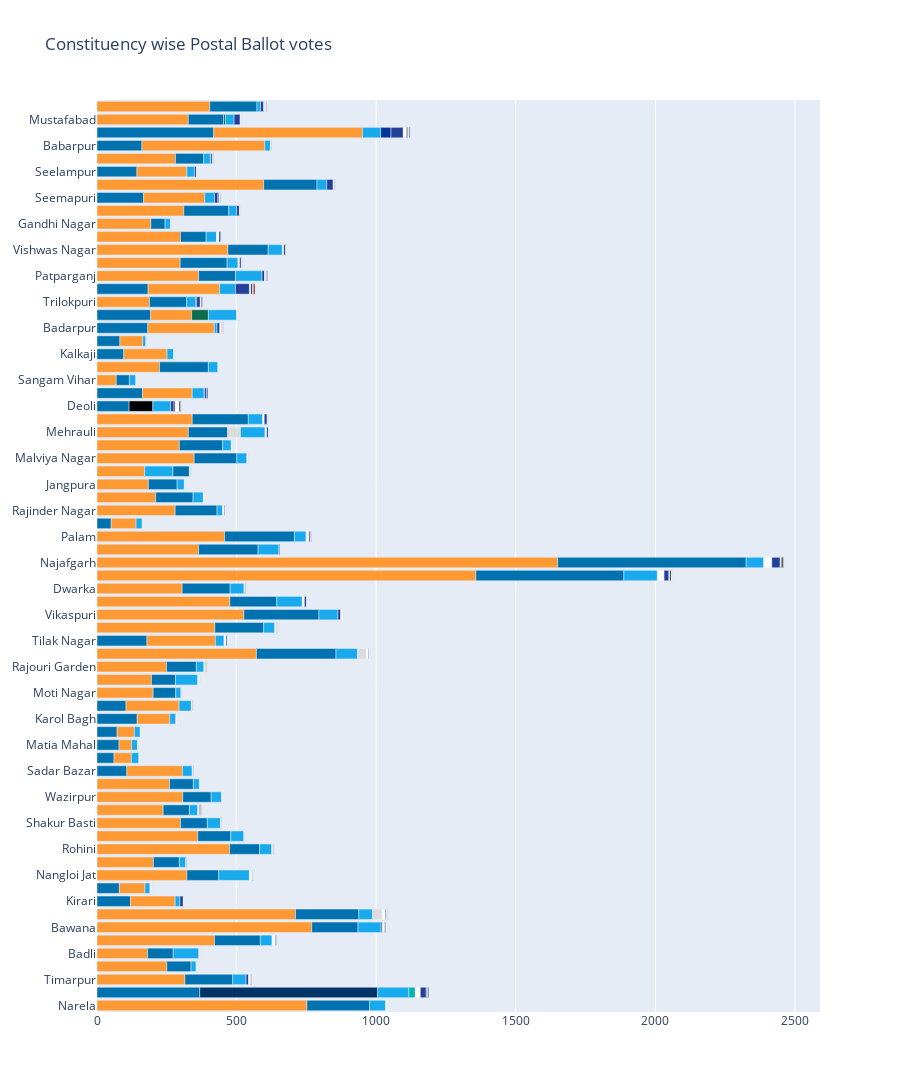

This figure's notebook cell:
### Code cell
# Postal ballot at a glance 
fig = go.Figure()
fig.add_traces(go.Bar(y=result['Constituency Name'], x=result['Postal Votes'], customdata=result[['Abb','Candidate']],
                      orientation='h', marker_color=result['Color'], hovertemplate='%{y}<br>%{customdata[1]}<br>%{customdata[0]} %{x} votes',
                      hovertext=list(zip(result['Abb'],result['Candidate'])), name=''))
fig.update_layout(title='Constituency wise Postal Ballot votes', height=1500)

### Figure 1 — Plotly figure (JSON) as saved in the notebook; plotly's stock layout.template omitted (floating-point values rounded to 4 significant figures; data arrays with more than 128 entries replaced by an {"elided": "..."} marker saying what was removed)
{"data": [{"customdata": {"elided": "769x2 str values"}, "hovertemplate": "%{y}<br>%{customdata[1]}<br>%{customdata[0]} %{x} votes", "hovertext": {"elided": "769 str values"}, "marker": {"color": {"elided": "769 str values"}}, "name": "", "orientation": "h", "type": "bar", "x": {"elided": "769 int values"}, "y": {"elided": "769 str values"}}], "layout": {"height": 1500, "title": {"text": "Constituency wise Postal Ballot votes"}}}
